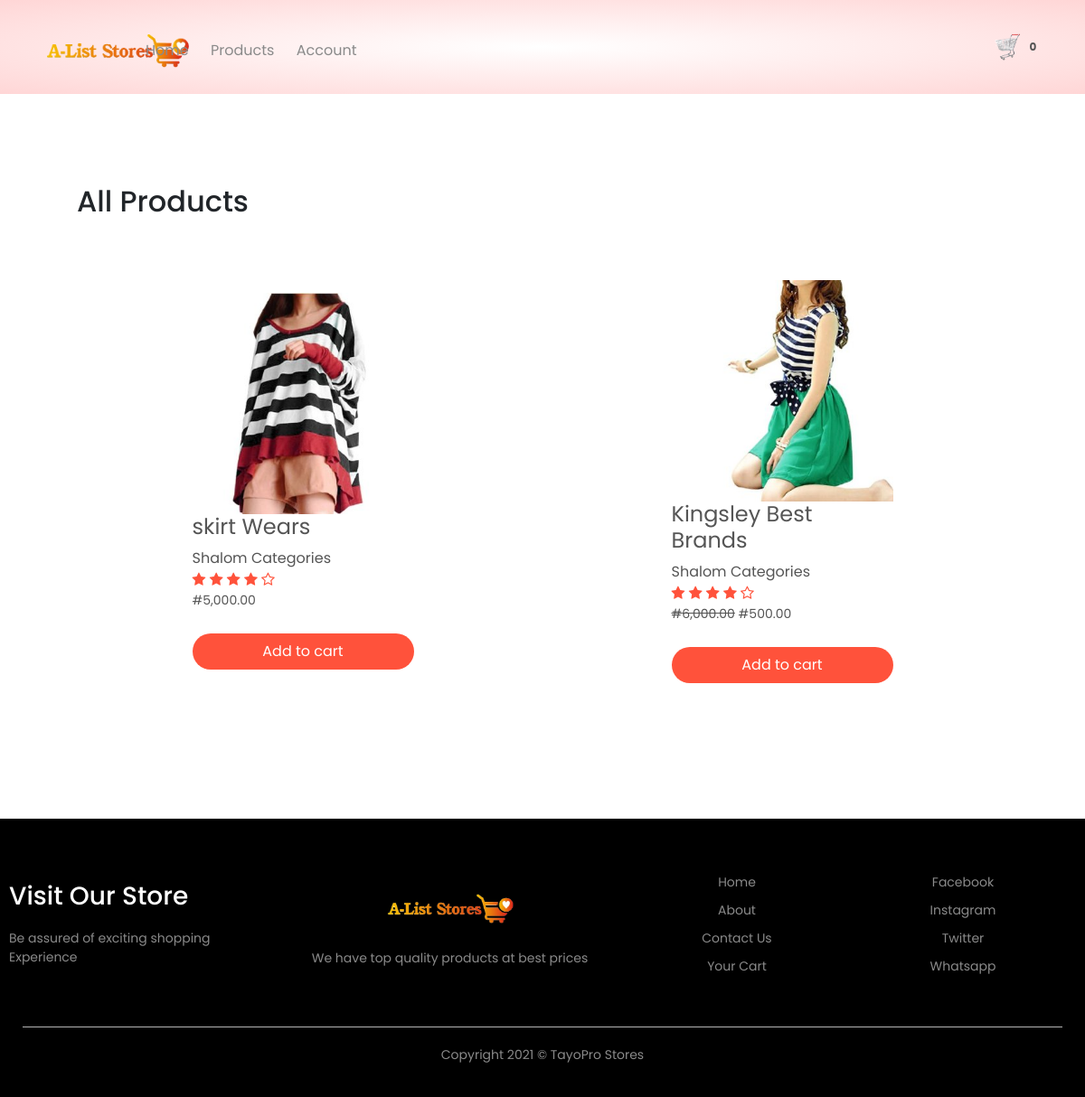
The app's page /product/1/shalom-categories with its own data.
### home/models.py (models this page shows, shortened)
class Setting(models.Model):
    STATUS =(
        ('True', 'True'),
        ('False', 'False'),
    )
    title = models.CharField(max_length=100)
    keywords = models.CharField(max_length=255)
    description = models.CharField(max_length=255, null=True)
    company = models.CharField(max_length=50, null=True)
    address = models.CharField( max_length=100)
    phone = models.CharField( null=True, max_length=15)
    email = models.CharField(blank=True, max_length=50)
    icon = models.ImageField(blank=True,null=True,  upload_to='images/')
    logo = models.ImageField(blank=True,null=True, upload_to='images/')
    cart_icon = models.ImageField(blank=True,null=True, upload_to='images/')
    menu_icon = models.ImageField(blank=True,null=True, upload_to='images/')
    facebook = models.CharField(blank=True, max_length=50)
    instagram = models.CharField(blank=True, max_length=50)
    twitter = models.CharField(blank=True, max_length=50)
    created_at = models.DateTimeField(auto_now_add=True)
    updated_at = models.DateTimeField(auto_now=True)
    about =RichTextUploadingField(blank=True)
    about2 =RichTextUploadingField(blank=True, default='About')
    contact =RichTextUploadingField(blank=True)
    status = models.CharField(max_length=10, choices=STATUS)

### product/models.py (models this page shows, shortened)
class Product(models.Model):
    STATUS =(
        ('True', 'True'),
        ('False', 'False'),
    )
    AVAILABLE =(
        ('In Stock', 'In Stock'),
        ('Out Of Stock', 'Out Of Stock'),
        ('ReStocked', 'ReStocked'),
    )
    category = models.ForeignKey(Category, on_delete=models.DO_NOTHING)
    title = models.CharField(max_length=150, blank=True)
    keywords = models.CharField(max_length=255)
    description = models.CharField(max_length=255)
    image= models.ImageField(blank=True, upload_to='images/')
    price = models.FloatField(null=True, blank=True)
    sizes = models.CharField(max_length=30, null=True, default='Large')
    discount_price= models.FloatField(blank=True, null=True)
    available= models.CharField(choices=AVAILABLE, max_length=15, default='In Stock')
    quantity_instock = models.IntegerField(null=True, blank=True, default=1000)
    minquantity = models.IntegerField(blank=True)
    amount = models.IntegerField(null=True, blank=True)
    status = models.CharField(max_length=10, choices=STATUS)
    slug = models.SlugField(null=False, unique=True)
    created_at = models.DateTimeField(auto_now_add=True)
    updated_at = models.DateTimeField(auto_now=True)
    featured = models.BooleanField(blank=True)
    latest = models.BooleanField(blank=True)
    banner = models.BooleanField(blank=True)
    offer = models.BooleanField(blank=True)
    detail = RichTextUploadingField()
    def image_tag(self):
        return mark_safe('<img src="{}" height="50"/>'.format(self.image.url))
    image_tag.short_description = 'Image'

class Category(models.Model):
    STATUS =(
        ('True', 'True'),
        ('False', 'False'),
    )
    title = models.CharField(max_length=150)
    image = models.ImageField(blank=True, upload_to='images/')
    status = models.CharField(max_length=10, choices=STATUS)
    slug = models.SlugField(null=False, unique=True)
    created_at = models.DateTimeField(auto_now_add=True)
    def __str__(self):
        return self.title

### home/views.py (the view)
# urls.py: path('product/<str:id>/<slug:slug>', views.product_list, name='product_list'),
def product_list(request,id,slug):
    setting= Setting.objects.get(pk=1)
    category = Category.objects.all()
    catdata= Category.objects.get(pk=id)
    products = Product.objects.filter(category__id=id)
    paginator = Paginator(products,2)
    page= request.GET.get('page')
    paged_products = paginator.get_page(page)
    context= {
                'setting': setting,
                'category': category,
                'catdata': catdata,
                'products': paged_products,
    }
    return render(request, 'products.html', context)

### home/context_processor.py (called while the page is built)
def cartcount(request):
    cartcount = ShopCart.objects.filter(order_placed=False).filter(user__username=request.user.username)
    total_quantity = 0
    for item in cartcount:
        total_quantity += item.quantity
    context = {'itemcount':total_quantity}
    return context

### home/templates/products.html (shortened to what this page needs)
{% extends 'base.html' %}
{% load static %}
{% load humanize %}
    {% block header %} {% include "prod-header.html" %} {% endblock header %}
    {% block content %}
    <div class="small-container">
        <div class="row row-2">
            <h2>All {{product.category}} Products</h2>
        </div>
        <div class="row">
            {% if products %}
                {% for item in products %}
                    <div class="col-4">
                        <a href="{% url 'prod_detail' item.id item.slug %}"><img src="{{ item.image.url}}"></a>
                        <a href="{% url 'prod_detail' item.id item.slug %}"><h4>{{item.title}}</h4></a>
                        <a href="{% url 'prod_detail' item.id item.slug %}" class="category">{{item.category}}</a>
                        <div class="rating">
                            <i class="fa fa-star"></i>
                            <i class="fa fa-star"></i>
                            <i class="fa fa-star"></i>
                            <i class="fa fa-star"></i>
                            <i class="fa fa-star-o"></i>
                        </div>
                        <p class="price">
                            {% if item.discount_price %}
                                <del>#{{item.price | floatformat:2 | intcomma}}</del>
                                <span>#{{ item.discount_price | floatformat:2 | intcomma }}</span>
                            {% else %}
                                <span>#{{ item.price | floatformat:2 | intcomma}}</span>
                            {% endif %}
                        </p>
                        <form action="" method="POST">
                            <button class="buttons" type="submit">Add to cart</button>
                        </form>
                    </div>
                {% endfor %}
            {% endif %}
        </div>
    </div>
    {% endblock content %}
    {% block footer %}  {% include "footer.html" %} {% endblock footer %}

### home/templates/prod-header.html (shortened to what this page needs)
<div class="headermain">
    <div class="container">
        <div class="header">
            <div class="logo">
                <a href="{% url 'index' %}"><img src="{{setting.logo.url}}" alt="company logo here"></a>
            </div>
            <div class="navbar">
                <ul id="MenuItems">
                        <li><a href="{% url 'index' %}">Home</a></li>
                        <li><a href="{% url 'category' %}">Products</a></li>
                    {% if user.id is not None %}
                        <li><a href="{% url 'user' %}"><img src="{{profile.image.url}}" alt="" style="border-radius: 30px; height:40px"></a></li>
                        <li>
                           welcome!<a href="{% url 'user' %}">
                                {% if request.user.first_name %}
                                    <p><strong> {{request.user.first_name}}</strong></p>
                                {% else %}
                                    <p><strong>{{request.user.username}}</strong></p>
                                {% endif %}
                           </a>
                        <li><a href="{% url 'logoutfunc' %}">Logout</a></li>
                        <li><a href="">Change Password</a></li>
                    {% else %}
                        <li><a href="{% url 'accountform' %}">Account</a></li>
                    {% endif %}
                </ul>
            </div>
            <a href="{% url 'order:shopcart' %}"><img src="{{setting.cart_icon.url}}" alt="shop cart" width="30px" height="30px">
                {% if itemcount > 0 %}
                    <span class="badge red z-depth-1 mr-1">{{ itemcount }}</span>
                {% else %}
                    <span class="badge red z-depth-1 mr-1">0</span>
                {% endif %}
            </a>
        </div>
    </div>
</div>

### home/templates/footer.html
 <div class="footer">
    <div class="container">
        <div class="row">
            <div class="footer-col-1">
                <h3>Visit Our Store</h3>
                <p>Be assured of exciting shopping Experience </p>
            </div>
            <div class="footer-col-2">
                <a href="{% url 'index' %}"><img src="{{setting.logo.url}}"></a>
                <p>We have top quality products at best prices</p>
            </div>
            <div class="footer-col-3">
                <ul>
                    <li><a href="{% url 'index' %}">Home</a></li>
                    <li><a href="{% url 'about' %}">About</a></li>
                    <li><a href="{% url 'contact' %}">Contact Us</a></li>
                    <li><a href="{% url 'order:shopcart' %}">Your Cart</a></li>
                </ul>
            </div>
            <div class="footer-col-4">
                <ul>
                    <li><a href="">Facebook</a></li>
                    <li><a href="">Instagram</a></li>
                    <li><a href="">Twitter</a></li>
                    <li><a href="">Whatsapp</a></li>
                </ul>
            </div>
        </div>
        <hr>
        <p class="copyright">Copyright 2021 &copy; TayoPro Stores</p>
    </div>
</div>

### home/static/css/main.css (style rules this page uses)
* { padding: 0; margin: 0; box-sizing: border-box; }
body { font-family: 'Poppins', sans-serif; }
.headermain { background: radial-gradient(#fff, #ffd6d6); }
.container { max-width: 1300px; margin: auto; padding: 0 25px; }
.header { display: flex; align-items: center; padding: 20px; }
.logo { width: 100px; }
.logo img { width: 170px; }
.navbar { flex: 1; text-align: right; }
.navbar li { display: inline-block; margin-right: 20px; }
a { text-decoration: none; color: #555; }
p { color: #555; }
.row { display: flex; align-items: center; flex-wrap: wrap; justify-content: space-around; }
.buttons { display: inline-block; background: #ff523b; color: white; text-decoration: none; padding: 8px 30px; margin: 30px 0; border-radius: 30px; }
.small-container { max-width: 1080px; margin: auto; padding: 0 25px; }
.col-4 { flex-basis: 25%; padding: 10px; min-width: 200px; margin-bottom: 50px; transition: transform 0.5s; }
.col-4 img { width: 100%; }
h4 { color: #555; font-weight: normal; }
.col-4 p { font-size: 14px; }
.rating .fa { color: #ff523b; }
.footer { background: black; color: #8a8a8a; font-size: 14px; padding: 60px 0 20px; }
.footer p { color: #8a8a8a; }
.footer h3 { color: white; margin-bottom: 20px; }
.footer-col-1, .footer-col-2, .footer-col-3, .footer-col-4 { min-width: 250px; margin-bottom: 20px; }
.footer-col-1 { flex-basis: 25%; }
.footer-col-2 { flex: 1; text-align: center; }
.footer-col-2 img { width: 150px; margin-bottom: 20px; }
.footer-col-3, .footer-col-4 { flex-basis: 20%; text-align: center; }
ul { list-style-type: none; }
ul li { margin-bottom: 10px; }
ul a { text-decoration: none; color: #8a8a8a; }
.footer hr { border: none; background: #b5b5b5; height: 1px; margin: 20px 0; }
.copyright { text-align: center; }
.row-2 { justify-content: space-between; margin: 100px auto 50px; }
form .buttons { width: 100%; border: none; cursor: pointer; margin: 10px 0; }

### records on screen
Setting: logo (picture), cart_icon (picture)
Product: image (picture), title "skirt Wears", category "Shalom Categories", price "5,000.00"
Product: image (picture), title "Kingsley Best Brands", category "Shalom Categories", price "6,000.00", discount_price "500.00"
